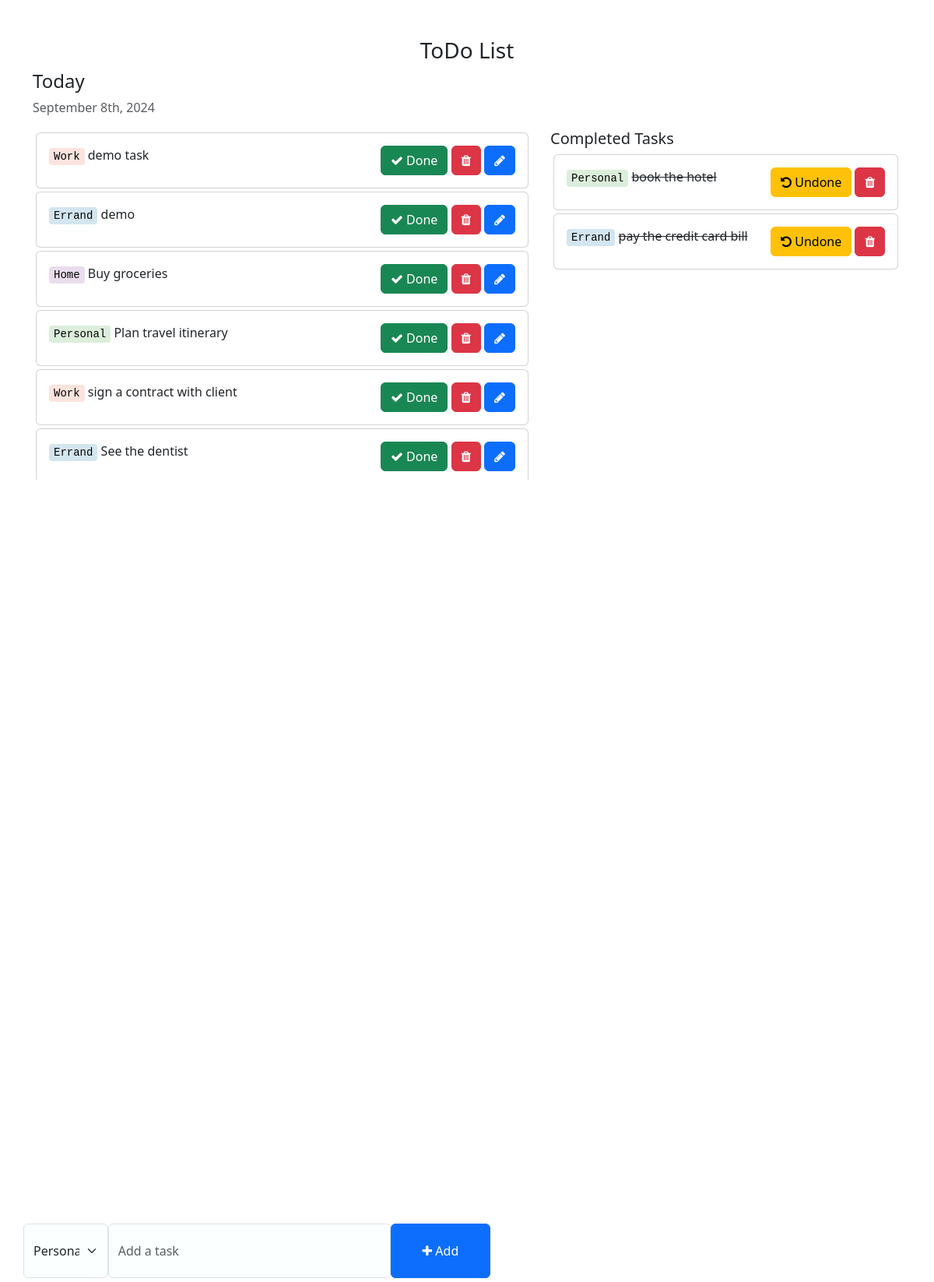
The page / on the database its author committed.
### todo/models.py (models this page shows, shortened)
class Task(models.Model):
    class TAGS(models.TextChoices):
        PERSONAL = "Personal", _("personal")
        ERRAND = "Errand", _("errand")
        WORK = "Work", _("work")
        HOME = "Home", _("home")
    task = models.CharField(max_length=250)
    tag = models.CharField(
        max_length=8,
        choices=TAGS,
        default=TAGS.PERSONAL,
    )
    is_completed = models.BooleanField(default=False)
    created_at = models.DateTimeField(auto_now_add=True)
    updated_at = models.DateTimeField(auto_now=True)

### todo_main/views.py (the view)
# urls.py: 2. Add a URL to urlpatterns:  path('', views.home, name='home')
def home(request):
    tasks_todo = Task.objects.filter(is_completed=False).order_by('-updated_at')
    tasks_completed = Task.objects.filter(is_completed=True).order_by('-updated_at')
    context = {
        'tasks_undone': tasks_todo,
        'tasks_done' : tasks_completed,
    }
    return render(request, 'home.html',context)

### templates/home.html (shortened to what this page needs)
{% load static %}
<!DOCTYPE html>
<html lang="en">
<head>
    <link href="https://cdn.jsdelivr.net/npm/bootstrap@5.3.0-alpha1/dist/css/bootstrap.min.css" rel="stylesheet">
    <link rel="stylesheet" href="https://cdnjs.cloudflare.com/ajax/libs/font-awesome/4.7.0/css/font-awesome.min.css">
    <link rel="stylesheet" href="{% static 'css/home.css' %}">
</head>
<body>
    <div class="container">
        <h3 class="pt-5 text-center">ToDo List</h3>
        <div class="row">
            <h4>Today</h4>
            <p class="text-muted">{% now "F jS, Y" %}</p>
            <div class="col-md-7 col-lg-7 tasks" style="height: 450px; overflow: scroll;">
                {% for tu in tasks_undone %}
                <div class="card m-1">
                    <div class="card-body">
                        <kbd class="{{ tu.tag }}">{{ tu.tag }}</kbd>
                        {{ tu.task }}
                        <span style="position: relative; float: right;">
                            <a href="{% url 'done' tu.pk %}" class="btn btn-success"><i class="fa fa-check"></i> Done</a>
                            <a href="{% url 'deleteTask' tu.pk%}"class="btn btn-danger"><i class="fa fa-trash"></i></a>
                            <a href="{% url 'editTask' tu.pk  %}" class="btn btn-primary"><i class="fa fa-pencil"></i></a>
                        </span>
                    </div>
                </div>
                {% endfor %}
            </div>
            <div class="col-md-5 col-lg-5">
                <h5>Completed Tasks</h5>
                 {% for t in tasks_done %}
                    <div class="card m-1">
                        <div class="card-body">
                            <kbd class="{{ t.tag }}">{{ t.tag }}</kbd>
                            <S>{{ t.task }}</S>
                            <span style="position: relative; float: right;">
                                <a href="{% url 'undone' t.pk %}" class="btn btn-warning"><i class="fa fa-rotate-left"></i> Undone</a>
                                <a href="{% url 'deleteTask' t.pk%}" class="btn btn-danger"><i class="fa fa-trash"></i></a>
                            </span>
                        </div>
                    </div>
                {% endfor %}
            </div>
        </div>
        <div class="row">
            <div class="col-md-6 col-lg-6 p-0" style="position: absolute; bottom: 5px;">
                <form action="{% url 'addTask' %}" method="POST">
                    <div class="form-group">
                        <span class="add-content" style="display: flex;">
                            <select name="tag" class="new-tag form-select w-25 newtask">
                                <option value="Personal">Personal</option>
                            </select>
                            <input type="text" name="task" class="form-control newtask" placeholder="Add a task">
                            <button type="submit" class="btn btn-primary" style="width: 200px;"><i class="fa fa-plus"></i> Add</button>
                        </span>
                    </div>
                </form>
            </div>
        </div>
    </div>
</body>
</html>

### todo_main/static/css/home.css (style rules this page uses)
.form-control { padding: 1.375rem .75rem !important; }
.Personal { background-color: #dbeedb; color: black; }
.Work { background-color: #fce4de; color: black; }
.tasks { height: 450px; overflow: scroll; }
.newtask { background-color: #fbffff; }

### templates/home.html (style rules this page uses)
.Home { background-color: #eaddee; color: black; }
.Errand { background-color: #d3e5ef; color: black; }

### rows shown on the page
Task: tag "Work", task "demo task"
Task: tag "Errand", task "demo"
Task: tag "Home", task "Buy groceries"
Task: tag "Personal", task "Plan travel itinerary"
Task: tag "Work", task "sign a contract with client"
Task: tag "Errand", task "See the dentist"
Task: tag "Personal", task "book the hotel"
Task: tag "Errand", task "pay the credit card bill"
